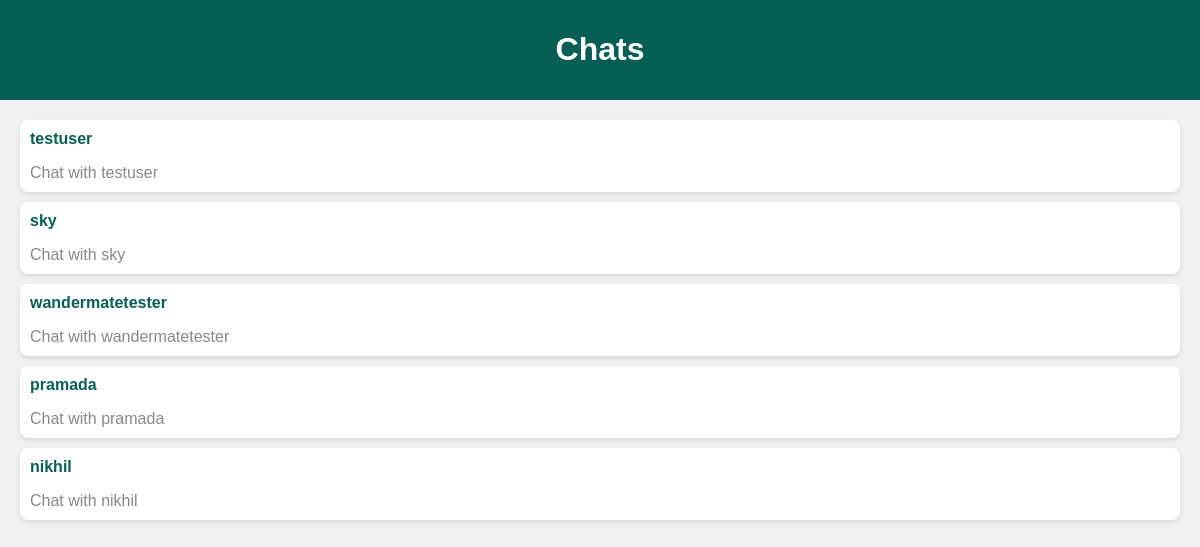
Page /chat/ (signed in) on the earlier database version.
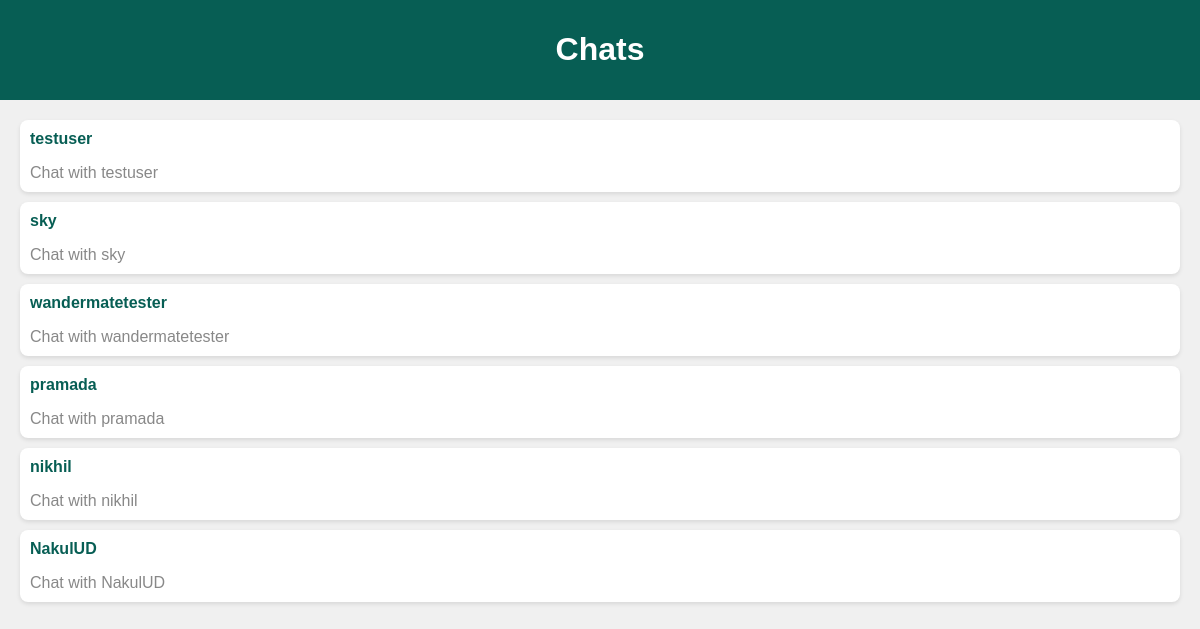
Same page on the later database version.
### core/models.py (models this page shows, shortened)
class FollowersCount(models.Model):
    follower = models.CharField(max_length = 100)
    user = models.CharField(max_length = 100)

### core/views.py (the view)
# urls.py: path('chat/', views.chat, name = "chat"),
@login_required(login_url='core:signinSignup')
def chat(request):
    user_name = request.user
    followers_list = FollowersCount.objects.filter(user = user_name)
    return render(request, 'chat.html', {'followers_list':followers_list})

### templates/chat.html (shortened to what this page needs)
<!DOCTYPE html>
<html lang="en">
<head>
</head>
<body>
    <div class="header">
        <h1>Chats</h1>
    </div>
    <ul class="chat-list">
        {% for follower in followers_list %}
        <li class="chat-item" href = "#">
            <a href = "{% url 'core:user_chat_room' follower.follower user.username %}" style = "text-decoration:none">
            <div class="chat-info">
                <div class="sender">{{follower.follower}}</div>
                <div class="last-message">Chat with {{follower.follower}}</div>
            </div>
            </a>
        </li>
        {% endfor %}
    </ul>
</body>
</html>

### templates/chat.html (style rules this page uses)
body { font-family: Arial, sans-serif; background-color: #f0f0f0; margin: 0; padding: 0; }
.header { background-color: #075e54; color: #fff; padding: 10px 20px; text-align: center; }
.chat-list { list-style-type: none; padding: 0; margin: 20px; }
.chat-item { background-color: #fff; padding: 10px; margin-bottom: 10px; border-radius: 8px; box-shadow: 0 2px 4px rgba(0, 0, 0, 0.1); display: flex; align-items: center; cursor: pointer; }
.chat-info { flex: 1; }
.sender { font-weight: bold; color: #075e54; }
.last-message { color: #888; }

Differences in the rows shown:
added FollowersCount: follower "NakulUD"
